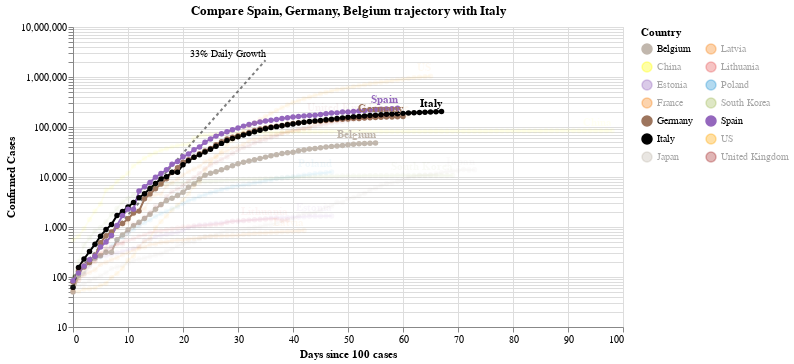

This figure's notebook cell:
### Code cell
#hide_input
chart2 = make_since_chart(dff2, ['Spain', 'Germany', 'Belgium'], baseline_countries)
chart2

### Figure 1 — Vega-Lite specification as saved in the notebook (floating-point values rounded to 4 significant figures; data arrays with more than 128 entries replaced by an {"elided": "..."} marker saying what was removed)
{"config": {"view": {"continuousWidth": 400, "continuousHeight": 300}}, "layer": [{"mark": {"type": "line", "color": "black", "opacity": 0.5, "strokeDash": [3, 3]}, "encoding": {"x": {"type": "quantitative", "field": "Days since 100 cases"}, "y": {"type": "quantitative", "field": "Confirmed Cases"}}}, {"mark": {"type": "text", "align": "right", "dy": -6, "fontSize": 10, "text": "33% Daily Growth"}, "encoding": {"x": {"type": "quantitative", "field": "Days since 100 cases"}, "y": {"type": "quantitative", "field": "Confirmed Cases"}}, "transform": [{"filter": "(datum['Days since 100 cases'] >= 35)"}]}, {"data": {"name": "data-cfd47774ae409a1e73935272c62b40cb"}, "mark": {"type": "line", "point": true}, "encoding": {"color": {"type": "nominal", "field": "Country", "legend": {"columns": 2}, "scale": {"domain": ["Belgium", "China", "Estonia", "France", "Germany", "Italy", "Japan", "Latvia", "Lithuania", "Poland", "South Korea", "Spain", "US", "United Kingdom"], "range": ["#C1B7AD", "yellow", "#9467bd", "#F58518", "#9D755D", "black", "#C1B7AD", "#F58518", "#E45756", "#2495D3", "#A1BA59", "#9467bd", "orange", "brown"]}}, "opacity": {"condition": {"value": 1, "selection": "selector003"}, "value": 0.05}, "tooltip": [{"type": "nominal", "field": "Country"}, {"type": "temporal", "field": "Date"}, {"type": "quantitative", "field": "Confirmed Cases"}, {"type": "quantitative", "field": "Days since 100 cases"}], "x": {"type": "quantitative", "field": "Days since 100 cases"}, "y": {"type": "quantitative", "field": "Confirmed Cases", "scale": {"type": "log"}}}, "selection": {"selector003": {"type": "multi", "fields": ["Country"], "bind": "legend", "init": [{"Country": "Spain"}, {"Country": "Germany"}, {"Country": "Belgium"}, {"Country": "Italy"}]}}, "width": 550}, {"data": {"name": "data-cfd47774ae409a1e73935272c62b40cb"}, "mark": {"type": "text", "align": "right", "dy": -8, "fontWeight": "bold"}, "encoding": {"color": {"type": "nominal", "field": "Country", "legend": {"columns": 2}, "scale": {"domain": ["Belgium", "China", "Estonia", "France", "Germany", "Italy", "Japan", "Latvia", "Lithuania", "Poland", "South Korea", "Spain", "US", "United Kingdom"], "range": ["#C1B7AD", "yellow", "#9467bd", "#F58518", "#9D755D", "black", "#C1B7AD", "#F58518", "#E45756", "#2495D3", "#A1BA59", "#9467bd", "orange", "brown"]}}, "opacity": {"condition": {"value": 1, "selection": "selector003"}, "value": 0.05}, "text": {"type": "nominal", "field": "Country"}, "tooltip": [{"type": "nominal", "field": "Country"}, {"type": "temporal", "field": "Date"}, {"type": "quantitative", "field": "Confirmed Cases"}, {"type": "quantitative", "field": "Days since 100 cases"}], "x": {"type": "quantitative", "field": "Days since 100 cases"}, "y": {"type": "quantitative", "field": "Confirmed Cases", "scale": {"type": "log"}}}, "transform": [{"filter": "(datum['Date'] >= 1588118400000)"}], "width": 550}], "data": {"name": "data-c1a3bbf4dd040f2e7e8e7a69520e3c2a"}, "title": "Compare Spain, Germany, Belgium trajectory with Italy", "$schema": "https://vega.github.io/schema/vega-lite/v4.0.2.json", "datasets": {"data-c1a3bbf4dd040f2e7e8e7a69520e3c2a": [{"Days since 100 cases": 0, "Confirmed Cases": 100.0}, {"Days since 100 cases": 1, "Confirmed Cases": 133.0}, {"Days since 100 cases": 2, "Confirmed Cases": 176.9}, {"Days since 100 cases": 3, "Confirmed Cases": 235.3}, {"Days since 100 cases": 4, "Confirmed Cases": 312.9}, {"Days since 100 cases": 5, "Confirmed Cases": 416.2}, {"Days since 100 cases": 6, "Confirmed Cases": 553.5}, {"Days since 100 cases": 7, "Confirmed Cases": 736.1}, {"Days since 100 cases": 8, "Confirmed Cases": 979.1}, {"Days since 100 cases": 9, "Confirmed Cases": 1302.0}, {"Days since 100 cases": 10, "Confirmed Cases": 1732.0}, {"Days since 100 cases": 11, "Confirmed Cases": 2303.0}, {"Days since 100 cases": 12, "Confirmed Cases": 3064.0}, {"Days since 100 cases": 13, "Confirmed Cases": 4074.0}, {"Days since 100 cases": 14, "Confirmed Cases": 5419.0}, {"Days since 100 cases": 15, "Confirmed Cases": 7207.0}, {"Days since 100 cases": 16, "Confirmed Cases": 9586.0}, {"Days since 100 cases": 17, "Confirmed Cases": 12750.0}, {"Days since 100 cases": 18, "Confirmed Cases": 16960.0}, {"Days since 100 cases": 19, "Confirmed Cases": 22550.0}, {"Days since 100 cases": 20, "Confirmed Cases": 29990.0}, {"Days since 100 cases": 21, "Confirmed Cases": 39890.0}, {"Days since 100 cases": 22, "Confirmed Cases": 53060.0}, {"Days since 100 cases": 23, "Confirmed Cases": 70560.0}, {"Days since 100 cases": 24, "Confirmed Cases": 93850.0}, {"Days since 100 cases": 25, "Confirmed Cases": 124800.0}, {"Days since 100 cases": 26, "Confirmed Cases": 166000.0}, {"Days since 100 cases": 27, "Confirmed Cases": 220800.0}, {"Days since 100 cases": 28, "Confirmed Cases": 293700.0}, {"Days since 100 cases": 29, "Confirmed Cases": 390600.0}, {"Days since 100 cases": 30, "Confirmed Cases": 519500.0}, {"Days since 100 cases": 31, "Confirmed Cases": 690900.0}, {"Days since 100 cases": 32, "Confirmed Cases": 918900.0}, {"Days since 100 cases": 33, "Confirmed Cases": 1222000.0}, {"Days since 100 cases": 34, "Confirmed Cases": 1625000.0}, {"Days since 100 cases": 35, "Confirmed Cases": 2162000.0}], "data-cfd47774ae409a1e73935272c62b40cb": {"elided": "853 records"}}}
